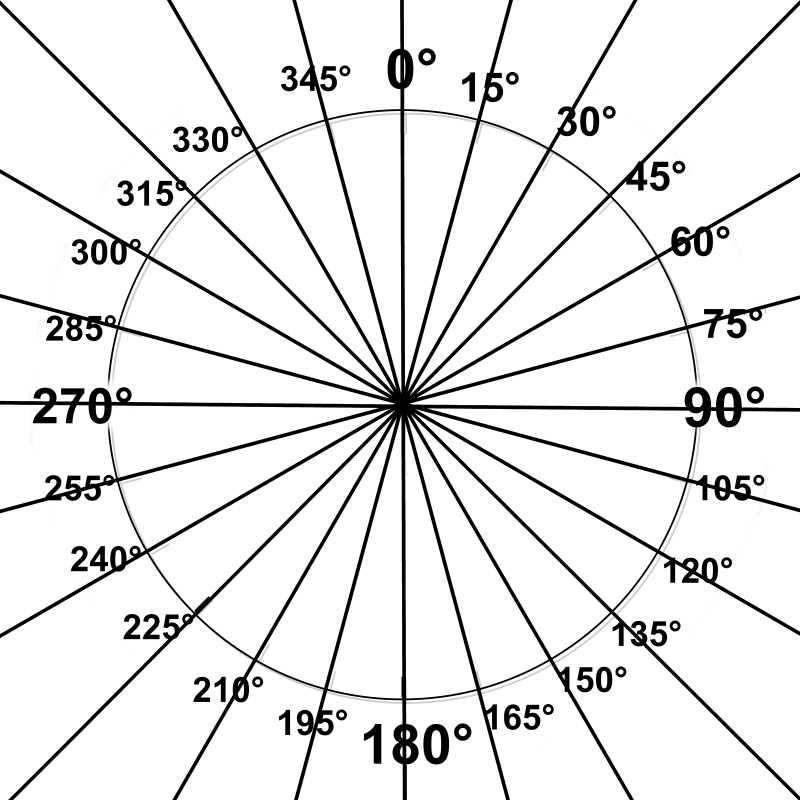
#> input picture documentacion/compass_15.png, 2400 x 2400 px (shown at 1/3 size)
$ jupyter execute --allow-errors rotacion_de_imagenes.ipynb
#> lines starting #> are read from the running program, lines starting #| are printed output that depends on the picture

#### Procesamiento Digital de Señales

# Trabajo Práctico Nº0
#### Nombre y Apellido

# Por que imagenes cuadradas?
Jupyter Notebook es una herramienta para la confección de reportes técnicos, dado que permite la interacción en el mismo ambiente de:
1. un procesador de texto elemental (formato Markdown) que permite resaltar texto, en forma de *itálica* o **negrita** de manera muy legible (haciendo doble click en este texto podrás ver el código fuente estilo Markdown). Cuenta con estilos predefinidos:

# Título 1
## Título 2
### Título 3

y también la capacidad de incluir enlaces a otras páginas, como por ejemplo [esta página](https://medium.com/ibm-data-science-experience/markdown-for-jupyter-notebooks-cheatsheet-386c05aeebed) donde encontrarás más funcionalidades del lenguaje **Markdown**

2. capacidad para incluir lenguaje matemático estilo LaTex, tanto de forma presentada

\begin{equation}
T(z) = \frac{Y(z)}{X(z)} = \frac{ b_2 \, z^{-2} + b_1 \,  z^{-1} + b_0 }
{a_2 \, z^{-2} + a_1 \,  z^{-1} + a_0}
\end{equation}

como *inline* en el propio párrafo $y[k] = \frac{1}{a_0} \left( \sum_{m=0}^{M} b_m \; x[k-m] - \sum_{n=1}^{N} a_n \; y[k-n] \right) $

3. La posibilidad de incluir scripts en Python, como los que usaremos para las simulaciones en los TPs de la materia. En este caso usaremos el *testbench0.py* como ejemplo. Una vez que lo probamos y estamos seguros que funciona de forma esperada en *Spyder*, podemos incluir los resultados de la simulación de manera casi transparente. Solo tenemos que agregar una celda de código donde incluimos el código, y los resultados directamente quedan incluidos en este documento.

[cell 1]
from __future__ import print_function
import numpy as np
import cv2
import math
import matplotlib.pyplot as plt


def rotatedRectWithMaxArea(w, h, angle):
  """
  Given a rectangle of size wxh that has been rotated by 'angle' (in
  radians), computes the width and height of the largest possible
  axis-aligned rectangle (maximal area) within the rotated rectangle.
  """
  if w <= 0 or h <= 0:
    return 0,0

  width_is_longer = w >= h
  side_long, side_short = (w,h) if width_is_longer else (h,w)

  # since the solutions for angle, -angle and 180-angle are all the same,
  # if suffices to look at the first quadrant and the absolute values of sin,cos:
  sin_a, cos_a = abs(math.sin(angle)), abs(math.cos(angle))
  if side_short <= 2.*sin_a*cos_a*side_long or abs(sin_a-cos_a) < 1e-10:
    # half constrained case: two crop corners touch the longer side,
    #   the other two corners are on the mid-line parallel to the longer line
    x = 0.5*side_short
    wr,hr = (x/sin_a,x/cos_a) if width_is_longer else (x/cos_a,x/sin_a)
  else:
    # fully constrained case: crop touches all 4 sides
    cos_2a = cos_a*cos_a - sin_a*sin_a
    wr,hr = (w*cos_a - h*sin_a)/cos_2a, (h*cos_a - w*sin_a)/cos_2a

  return wr,hr

def crop_around_center(image, width, height):
    """
    Given a NumPy / OpenCV 2 image, crops it to the given width and height,
    around it's centre point
    """

    image_size = (image.shape[1], image.shape[0])
    image_center = (int(image_size[0] // 2), int(image_size[1] // 2))

    if(width > image_size[0]):
        width = image_size[0]

    if(height > image_size[1]):
        height = image_size[1]

    x1 = int(image_center[0] - (width //2))
    x2 = int(image_center[0] + (width // 2))
    y1 = int(image_center[1] - (height // 2))
    y2 = int(image_center[1] + (height //2))

    return image[y1:y2, x1:x2,:]


def rotate_bound(image, angle):
    # grab the dimensions of the image and then determine the
    # center
    (h, w) = image.shape[:2]
    (cX, cY) = (w // 2, h // 2)

    # grab the rotation matrix (applying the negative of the
    # angle to rotate clockwise), then grab the sine and cosine
    # (i.e., the rotation components of the matrix)
    M = cv2.getRotationMatrix2D((cX, cY), angle, 1.0)
    cos = np.abs(M[0, 0])
    sin = np.abs(M[0, 1])

    # compute the new bounding dimensions of the image
    nW = int((h * sin) + (w * cos))
    nH = int((h * cos) + (w * sin))

    # adjust the rotation matrix to take into account translation
    M[0, 2] += (nW / 2) - cX
    M[1, 2] += (nH / 2) - cY

    # perform the actual rotation and return the image
    return cv2.warpAffine(image, M, (nW, nH))


def rotate_no_pad(image,angle):
#rota una imagen un angulo en grados y tras definir el mejor rectangulo realiza el crop desde ese punto
    (h, w) = image.shape[:2]
    h_r,w_r = rotatedRectWithMaxArea(w, h, angle=(angle*np.pi)/180)
    #computo imagen rotada,cropeo en torno al mejor rectangulo
    return  cv2.resize(crop_around_center(rotate_bound(image,angle),w_r,h_r),(w,h))

[cell 2]
image = cv2.imread("compass_15.png")
#> image is the input picture: shape (2400, 2400, 3); mean B, G, R 230.9, 230.9, 230.9
lineThickness = 5
paso_grados = 15

for i in range(0,360+paso_grados,paso_grados):
    data = rotate_no_pad(image,angle = i)
    (h,w) = data.shape[0:2]
    cv2.line(data, (0, h//2), (w, h//2), (0,255,0), lineThickness) #horizontal
    cv2.line(data, (w//2, 0), (w//2, h), (0,255,0), lineThickness) #vertical
    #cv2.imwrite(os.path.join('temp_orig' , '%sº_rotrated.jpg'%i), data)
    plt.figure(figsize=(10,10))
    plt.imshow(data[:,:,::-1]),plt.title('%sº_rotrated.jpg'%i)
#> this loop made 25 passes
#> pass 2, `data = rotate_no_pad(image,angle = i)`:
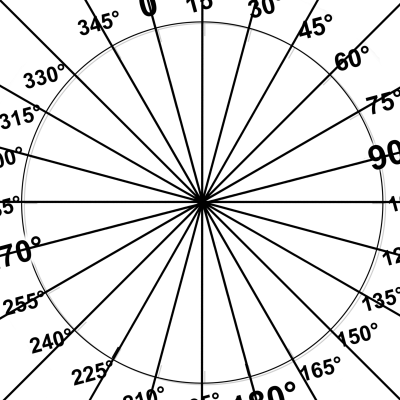
#> data: shape (2400, 2400, 3) (shown at 1/6 size); mean B, G, R 226.1, 226.1, 226.1
#> pass 3, `data = rotate_no_pad(image,angle = i)`:
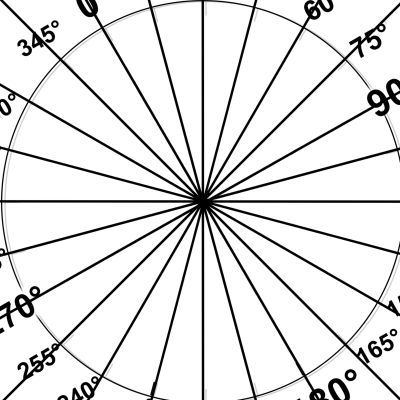
#> data: shape (2400, 2400, 3) (shown at 1/6 size); mean B, G, R 226.4, 226.4, 226.4
#> after the loop:
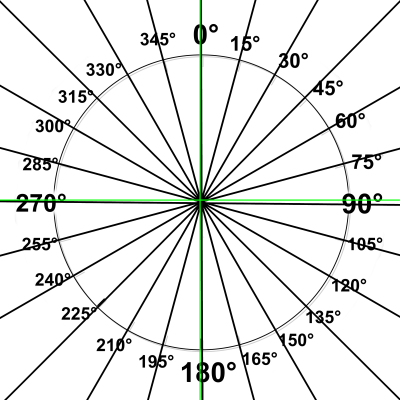
#> data: shape (2400, 2400, 3) (shown at 1/6 size); mean B, G, R 229.6, 231.1, 229.6
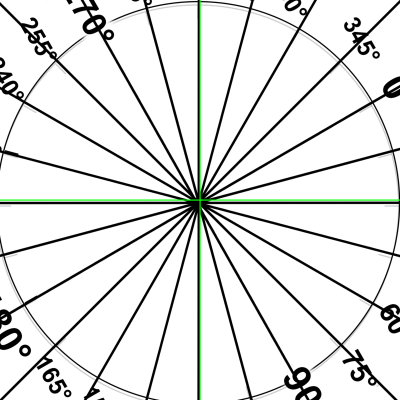
#> shown: shape (2400, 2400, 3) (shown at 1/6 size); mean R, G, B 225.3, 226.8, 225.3
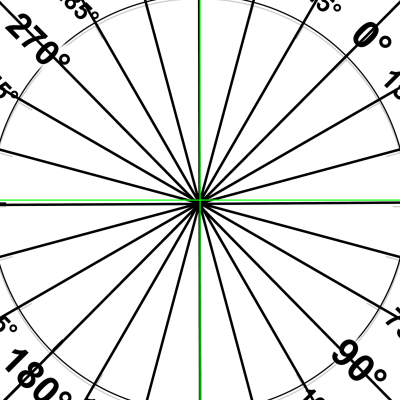
#> shown: shape (2400, 2400, 3) (shown at 1/6 size); mean R, G, B 225.5, 227, 225.5
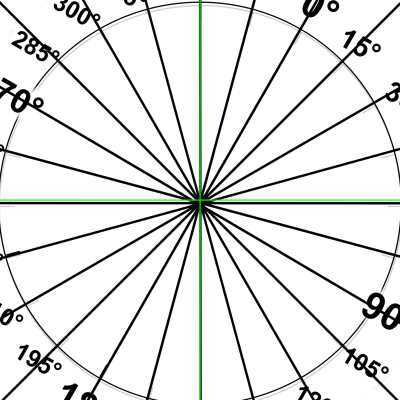
#> shown: shape (2400, 2400, 3) (shown at 1/6 size); mean R, G, B 225.9, 227.4, 225.9
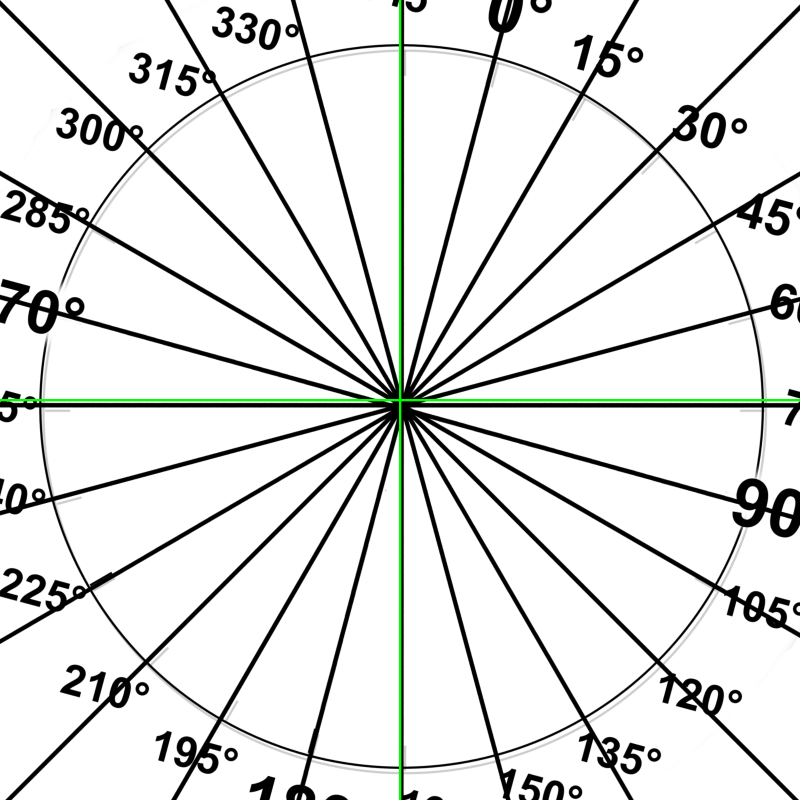
#> shown: shape (2400, 2400, 3) (shown at 1/3 size); mean R, G, B 225.4, 226.9, 225.4

$ run again, with documentacion/esquema_rotacion.png copied over documentacion/compass_15.png
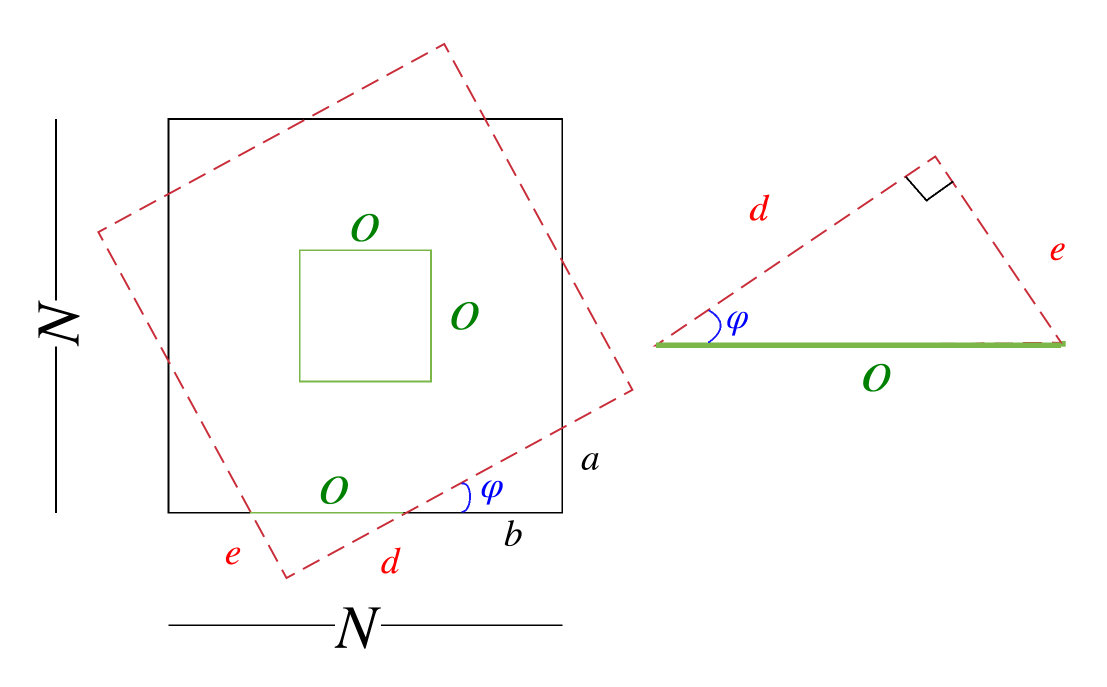
#> input picture documentacion/esquema_rotacion.png, 2213 x 1374 px (shown at 1/2 size)
#> image is the input picture: shape (1374, 2213, 3); mean B, G, R 251.2, 251.7, 252
#> the loop `for i in range(0,360+paso_grados,paso_grados):` made 25 passes
#> pass 1, `data = rotate_no_pad(image,angle = i)`:
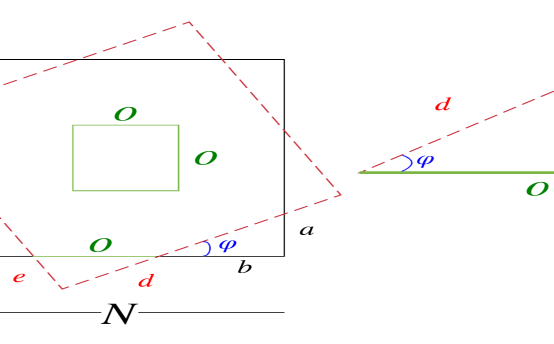
#> data: shape (1374, 2213, 3) (shown at 1/4 size); mean B, G, R 250.9, 251.5, 251.8
#> `[cell 2] image = cv2.imread("compass_15.png") lineThickness = 5 paso_g..`:
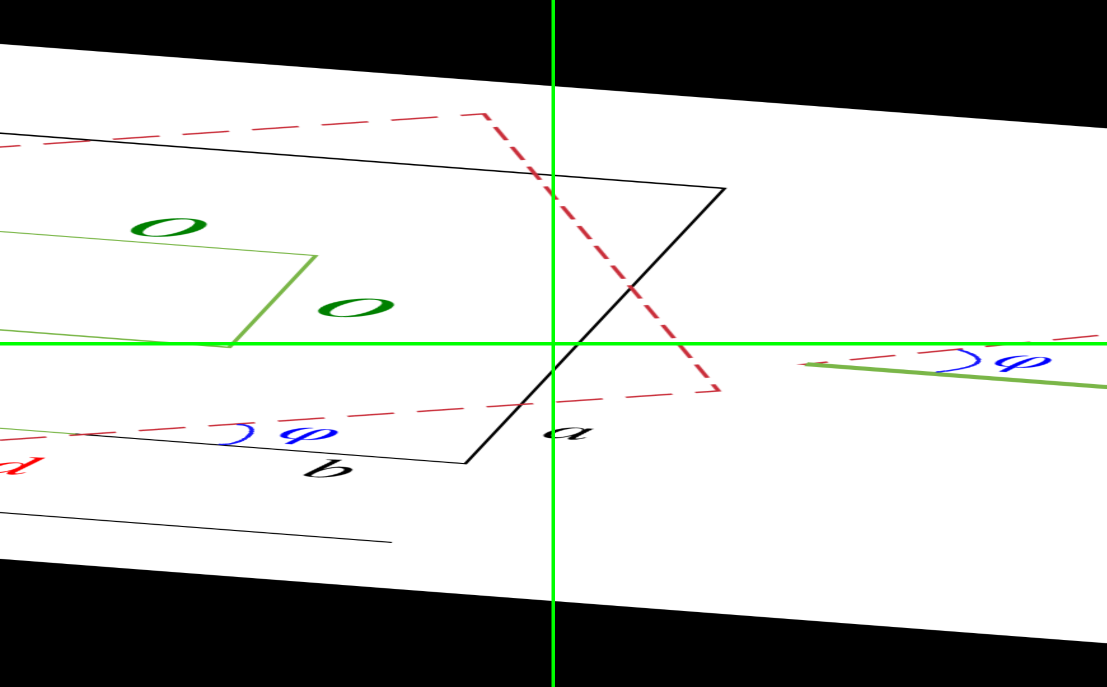
#> shown: shape (1374, 2213, 3) (shown at 1/2 size); mean R, G, B 186.9, 188.8, 186.5

$ run again, with documentacion/hrect.jpg saved as documentacion/compass_15.png
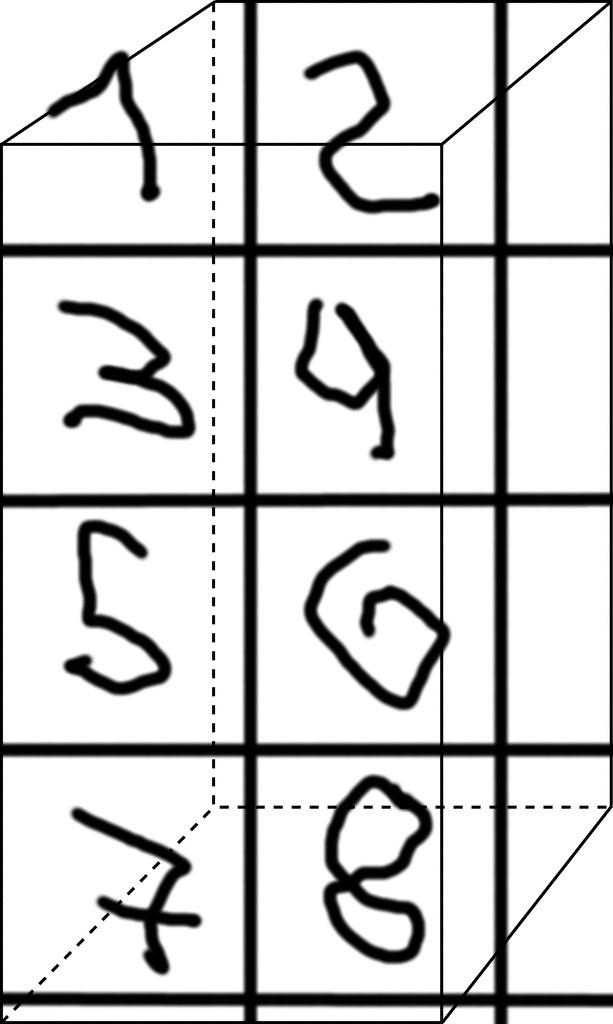
#> input picture documentacion/hrect.jpg, 613 x 1024 px
#> image is the input picture: shape (1024, 613, 3); min 0, max 255, mean 210.1
#> the loop `for i in range(0,360+paso_grados,paso_grados):` made 25 passes
#> after the loop `for i in range(0,360+paso_grados,paso_grados):`:
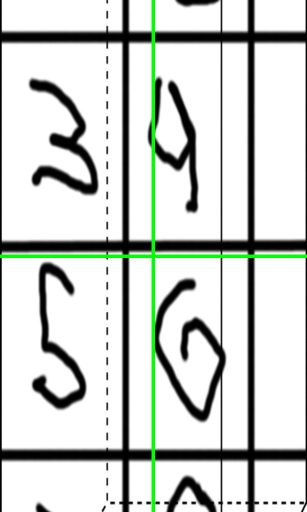
#> data: shape (1024, 613, 3) (shown at 1/2 size); mean B, G, R 205.4, 210.1, 205.4
#> `[cell 2] image = cv2.imread("compass_15.png") lineThickness = 5 paso_g..`:
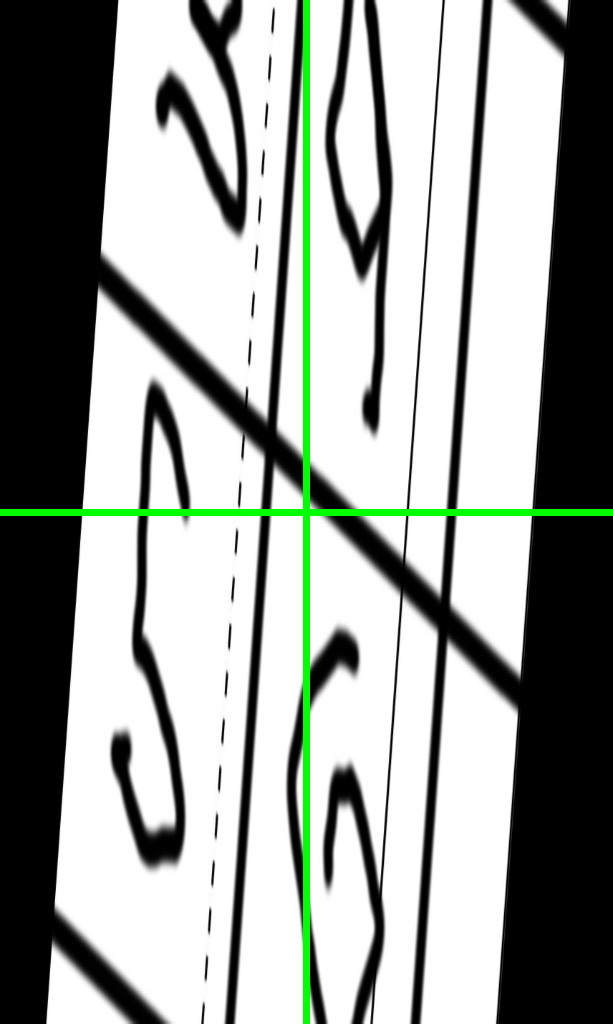
#> shown: shape (1024, 613, 3); mean R, G, B 152.5, 157.2, 152.5
